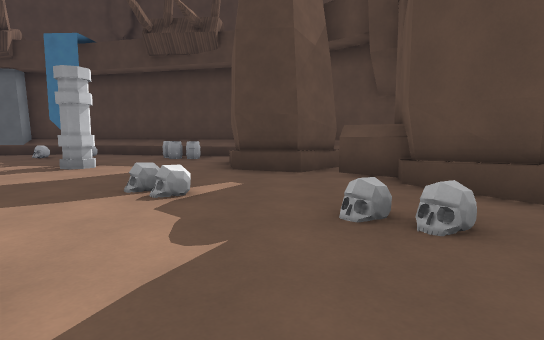
[1] (above)

18 first-person views from a walk through a Godot game level. The camera is 1.4 m above the floor, tilts 6° down and sees 80° across. The floor is counted in squares, 2 m on a side. Each view is taken from the middle of a square. On the plan, view 1 faces up. The plan holds only what a view shows up to about 10 squares ahead; the rest is blank. The place goes on beyond the plan. Surface patterns are stand-ins for the level's own textures.

[2]
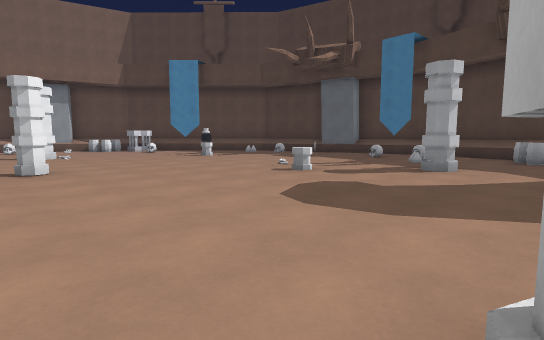

[3]
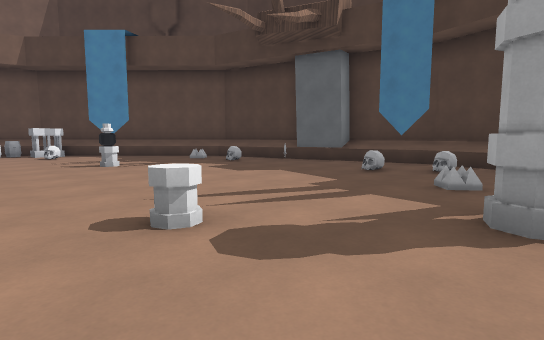

[4]
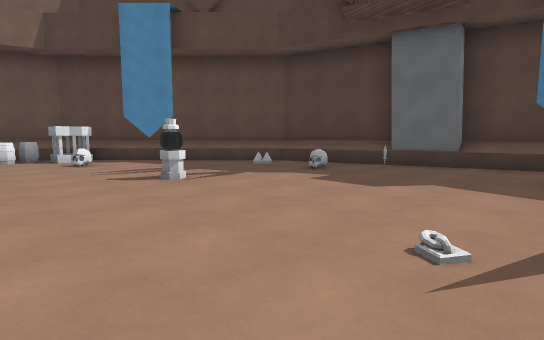

[5]
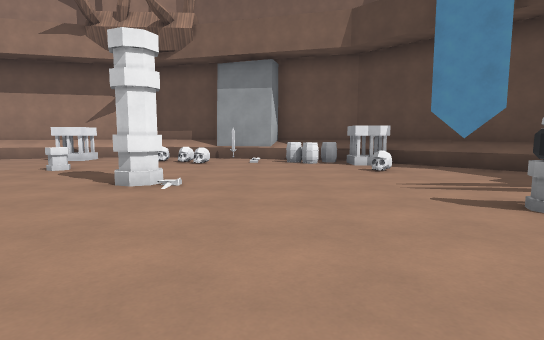

[6]
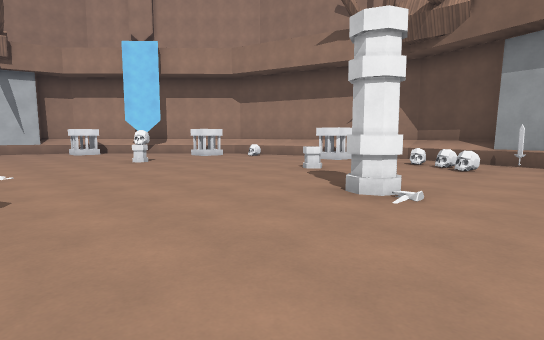

[7]
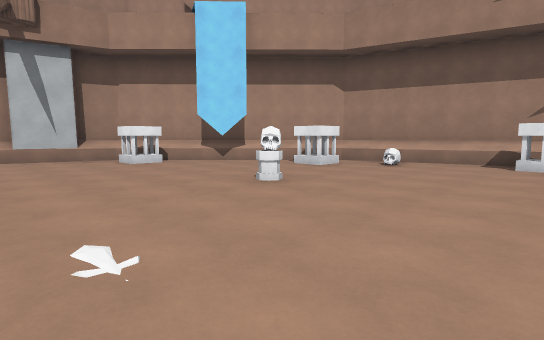

[8]
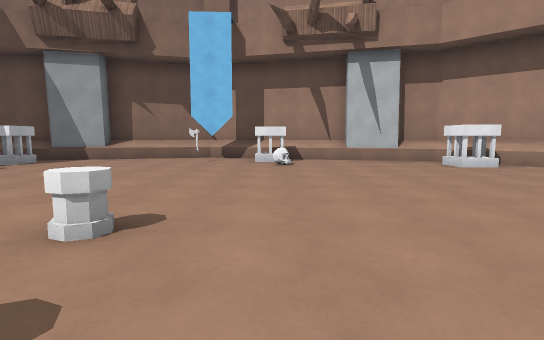

[9]
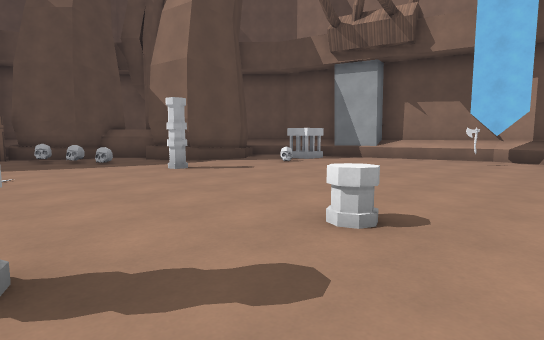

[10]
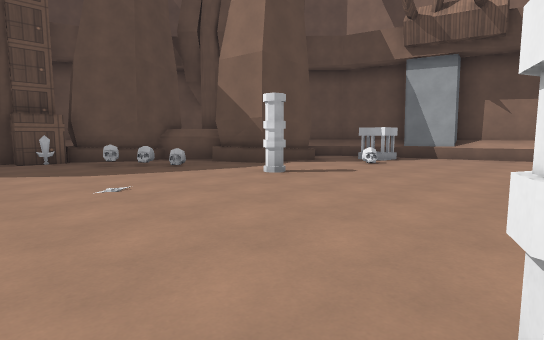

[11]
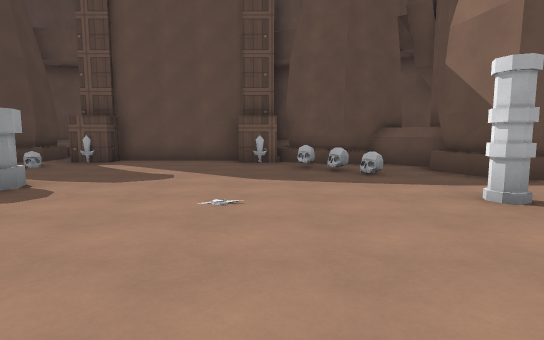

[12]
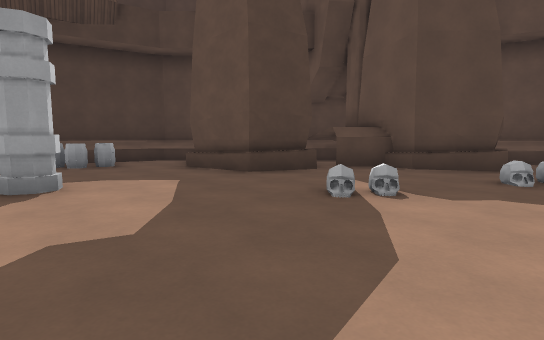

[13]
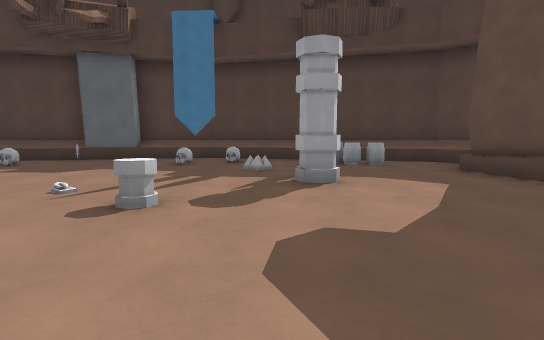

[14]
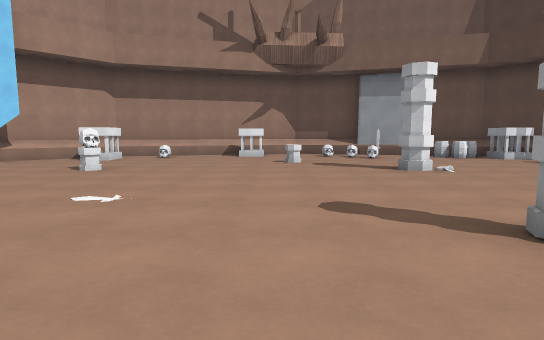

[15]
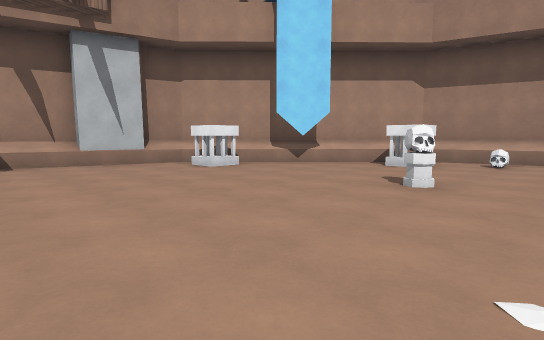

[16]
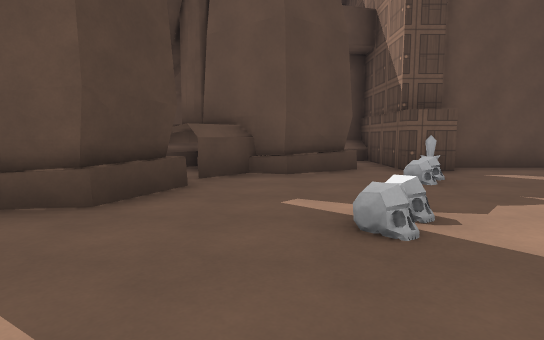

[17]
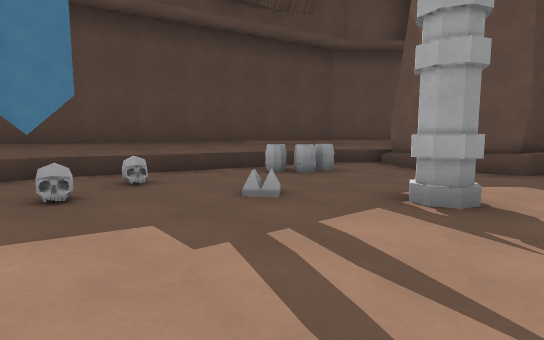

[18]
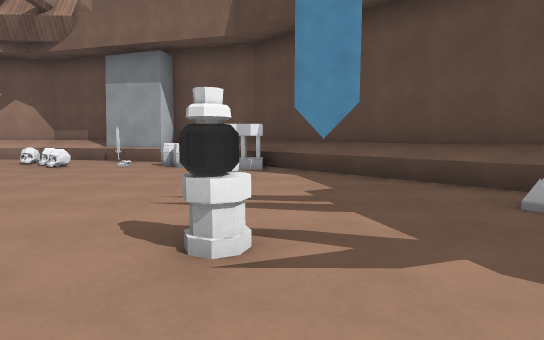

### Floor plan
Points are (right, up) in squares from view 1. A wall is a line through its corners. A room is listed if a view was taken in it or the views show most of it. See-through windows are left out.
Room 1 (views 1, 2, 3, 4, 5, 6, 7, 8, 9, 10, 11, 12, 13, 14, 15, 16, 17, 18)
walls: (-0.8, -6.8) (0.6, -6.2); (-0.9, 7) (-1.2, 8.7); (0.6, 6.2) (-0.8, 6.8); (0.7, 6.4) (-0.7, 7) (-1, 8.6) (-0.1, 9.7); (-15.5, -8) (-15.1, -8.4); (-15.4, 8.1) (-15.8, 7.7); (2.5, -3.2) (2.5, -2.1) (3.1, -2.1) (3.1, 1.3) (2.5, 1.3) (2.5, 2.3) (5.8, 2.3) (5.4, 3.9); (-1.1, -8.6) (-0.9, -7) (0.6, -6.4); (1, -6.8) (2.4, -5.4); (3, 3.2) (2.1, 4.8) (2.3, 5.6); (2.3, 5.3) (1.2, 6.3); (2.3, -5.8) (2, -4.7) (2.8, -3.4) (4.1, -3.6); (-19.9, 2.1) (-20.5, 0.2); (1.5, 7.6) (0.5, 6.4); (-20.1, -1.8) (-18.8, -6.5); (-10.7, 12.1) (-13.8, 11.3) (-18.7, 6.5) (-19.4, 4.2); (-18.3, -7) (-13.8, -11.4) (-9.7, -12.5); (4.1, 3.7) (2.9, 3.5); (-8, -12.9) (-7, -13.2) (-4.2, -12.4); (-2.3, -11.9) (-0.9, -11.6); (1.5, 9.6) (-0.3, 11.3) (-7, 13.1) (-9.3, 12.5)
low walls: (-1, -8.5) (-0.7, -7.2); (-18.6, 4.5) (-19.7, 0.4); (-19.4, -1.8) (-18.2, -6.3) (-17.8, -6.6); (-17.7, -6.7) (-14.4, -9.9); (-19.8, -0.4) (-19.6, -1); (-10.3, 11.6) (-12.3, 11.1); (-12.4, 11) (-13.5, 10.8) (-17.9, 6.5); (-13.8, -10.5) (-13.5, -10.8) (-9.5, -11.9); (1.6, 7.4) (0.7, 6.4); (-8.1, -12.2) (-7, -12.5) (-2.2, -11.3); (-2.8, 11.3) (-7, 12.4) (-8.3, 12.1); (4.1, 3.4) (3, 3.2); (-2, 11.1) (-2.5, 11.3); (0.3, 9.9) (-0.6, 10.8) (-1.9, 11.1); (5.2, 2.3) (4.8, 3.6)
ways out: gap at (-7, -12)
objects: sword (-19, 2); pillar (-19, 3); skull (-18, -5); cage (-18, -2); skull (-18, 1); skull (-18, 2); barrel (-18, 5); barrel (-18, 6); cage (-17, -6); skull (-17, 2); cage (-17, 6); pillar (-16, 0); skull (-16, 6); cage (-14, -10); pillar (-14, -6); skull (-14, -5); pillar (-14, 2); spikes (-13, 10); pillar (-12, -11); pillar (-12, 7); other object (-12, 8); skull (-11, 10); pillar (-10, 12) to (-9, 12); cage (-9, -12) to (-9, -11); skull (-9, -10); pillar (-9, 1); pillar (-8, -4); other object (-7, -11); pillar (-7, -2); skull (-7, 10); pillar (-6, 5); skull (-6, 11); spikes (-5, 9); pillar (-4, 7); pillar (-3, -12); skull (-3, -9); pillar (-3, -6); barrel (-3, 10); cage (-2, -10); pillar (-2, 1); skull (-2, 4); skull (-1, 4); skull (0, -5); skull (1, -4); skull (1, 3); sword (2, -3); sword (2, 2)

Where each view was taken, in squares from view 1:
view 1: 0 up, 0 right, facing up
view 2: 0 up, 2 left, facing up-left
view 3: 4 up, 4 left, facing up-left
view 4: 4 up, 7 left, facing up-left
view 5: 4 up, 9 left, facing left
view 6: 4 up, 10 left, facing down-left
view 7: 1 down, 10 left, facing down-left
view 8: 2 down, 9 left, facing down
view 9: 2 down, 9 left, facing down-right
view 10: 1 down, 7 left, facing down-right
view 11: 3 down, 6 left, facing right
view 12: 2 up, 5 left, facing up-right
view 13: 2 up, 5 left, facing up
view 14: 1 down, 7 left, facing left
view 15: 3 down, 9 left, facing down-left
view 16: 5 up, 4 left, facing right
view 17: 6 up, 8 left, facing up-right
view 18: 7 up, 10 left, facing left
